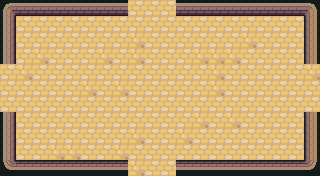

Below is a game level as drawn by its tile map, then a one-line description and the .tmx file that defines it, in full:
An orthogonal 20x11 tile map with 16x16 px tiles, 6 tile layers (ground, dressing, decor, walls, ...), 3 tilesets and 9 objects (5x ENTRY, 4x PROP).

<map version="1.10" tiledversion="1.10.2" orientation="orthogonal" renderorder="right-down" width="20" height="11" tilewidth="16" tileheight="16" infinite="0" nextlayerid="8" nextobjectid="10">
 <tileset firstgid="1" name="wall" tilewidth="16" tileheight="16" tilecount="110" columns="10">
  <image source="../../../gfx/tiles/ruins/tilesetwallsimple.png" width="160" height="176" />
 </tileset>
 <tileset firstgid="111" name="floor" tilewidth="16" tileheight="16" tilecount="374" columns="22">
  <image source="../../../gfx/tiles/ruins/tilesetinteriorfloor.png" width="352" height="272" />
 </tileset>
 <tileset firstgid="485" name="elements" tilewidth="16" tileheight="16" tilecount="27" columns="9">
  <image source="../../../gfx/tiles/ruins/elements.png" width="144" height="48" />
 </tileset>
 <layer id="1" name="ground" width="20" height="11">
  <data encoding="csv">
398,398,398,398,398,398,398,398,398,398,398,398,398,398,402,398,398,398,398,398,
398,398,398,398,398,398,398,398,398,398,398,398,398,398,398,398,398,398,398,398,
398,398,398,398,398,398,398,398,402,398,398,398,398,398,398,402,398,398,398,398,
398,398,402,398,398,398,402,398,402,398,398,398,402,402,402,398,398,398,398,398,
398,402,398,398,398,398,398,398,398,398,398,398,398,402,398,398,398,398,398,402,
398,398,398,398,398,402,398,402,398,398,398,398,398,402,398,398,398,398,398,398,
398,398,398,398,398,398,398,398,398,398,398,398,398,398,398,398,398,398,398,398,
398,398,398,398,398,398,398,398,398,398,398,398,402,398,402,398,398,398,398,398,
398,398,398,398,398,398,398,398,402,398,398,402,398,398,398,398,398,398,398,398,
398,398,398,402,402,398,398,402,398,398,398,398,398,398,398,398,398,398,398,398,
398,398,398,398,398,398,398,398,402,398,398,398,402,398,398,398,398,398,398,398
</data>
 </layer>
 <layer id="2" name="dressing" width="20" height="11">
  <data encoding="csv">
0,0,0,0,0,0,0,0,0,0,0,0,0,0,0,0,0,0,0,0,
0,0,0,0,0,0,0,0,0,0,0,0,0,0,0,0,0,0,0,0,
0,0,0,0,0,0,0,0,0,0,0,0,0,0,0,0,0,0,0,0,
0,0,0,0,0,0,0,0,0,0,0,0,0,0,0,0,0,0,0,0,
0,0,0,0,0,0,0,0,0,0,0,0,0,0,0,0,0,0,0,0,
0,0,0,0,0,0,0,0,0,0,0,0,0,0,0,0,0,0,0,0,
0,0,0,0,0,0,0,0,0,0,0,0,0,0,0,0,0,0,0,0,
0,0,0,0,0,0,0,0,0,0,0,0,0,0,0,0,0,0,0,0,
0,0,0,0,0,0,0,0,0,0,0,0,0,0,0,0,0,0,0,0,
0,0,0,0,0,0,0,0,0,0,0,0,0,0,0,0,0,0,0,0,
0,0,0,0,0,0,0,0,0,0,0,0,0,0,0,0,0,0,0,0
</data>
 </layer>
 <layer id="3" name="decor" width="20" height="11">
  <data encoding="csv">
0,0,0,0,0,0,0,0,0,0,0,0,0,0,0,0,0,0,0,0,
0,0,0,0,0,0,0,0,0,0,0,0,0,0,0,0,0,0,0,0,
0,0,0,0,0,0,0,0,0,0,0,0,0,0,0,0,0,0,0,0,
0,0,0,0,0,0,0,0,0,0,0,0,0,0,0,0,0,0,0,0,
0,0,0,0,0,0,0,0,0,0,0,0,0,0,0,0,0,0,0,0,
0,0,0,0,0,0,0,0,0,0,0,0,0,0,0,0,0,0,0,0,
0,0,0,0,0,0,0,0,0,0,0,0,0,0,0,0,0,0,0,0,
0,0,0,0,0,0,0,0,0,0,0,0,0,0,0,0,0,0,0,0,
0,0,0,0,0,0,0,0,0,0,0,0,0,0,0,0,0,0,0,0,
0,0,0,0,0,0,0,0,0,0,0,0,0,0,0,0,0,0,0,0,
0,0,0,0,0,0,0,0,0,0,0,0,0,0,0,0,0,0,0,0
</data>
 </layer>
 <layer id="4" name="walls" width="20" height="11">
  <data encoding="csv">
61,64,64,64,64,64,64,64,0,0,0,64,64,64,64,64,64,64,64,65,
71,0,0,0,0,0,0,0,0,0,0,0,0,0,0,0,0,0,0,75,
71,0,0,0,0,0,0,0,0,0,0,0,0,0,0,0,0,0,0,75,
71,0,0,0,0,0,0,0,0,0,0,0,0,0,0,0,0,0,0,75,
0,0,0,0,0,0,0,0,0,0,0,0,0,0,0,0,0,0,0,0,
0,0,0,0,0,0,0,0,0,0,0,0,0,0,0,0,0,0,0,0,
0,0,0,0,0,0,0,0,0,0,0,0,0,0,0,0,0,0,0,0,
71,0,0,0,0,0,0,0,0,0,0,0,0,0,0,0,0,0,0,75,
71,0,0,0,0,0,0,0,0,0,0,0,0,0,0,0,0,0,0,75,
71,0,0,0,0,0,0,0,0,0,0,0,0,0,0,0,0,0,0,75,
101,104,104,104,104,104,104,104,0,0,0,104,104,104,104,104,104,104,104,105
</data>
 </layer>
 <layer id="5" name="props" width="20" height="11">
  <data encoding="csv">
0,0,0,0,0,0,0,0,0,0,0,0,0,0,0,0,0,0,0,0,
0,0,0,0,0,0,0,0,0,0,0,0,0,0,0,0,0,0,0,0,
0,0,0,0,0,0,0,0,0,0,0,0,0,0,0,0,0,0,0,0,
0,0,0,0,0,0,0,0,0,0,0,0,0,0,0,0,0,0,0,0,
0,0,0,0,0,0,0,0,0,0,0,0,0,0,0,0,0,0,0,0,
0,0,0,0,0,0,0,0,0,0,0,0,0,0,0,0,0,0,0,0,
0,0,0,0,0,0,0,0,0,0,0,0,0,0,0,0,0,0,0,0,
0,0,0,0,0,0,0,0,0,0,0,0,0,0,0,0,0,0,0,0,
0,0,0,0,0,0,0,0,0,0,0,0,0,0,0,0,0,0,0,0,
0,0,0,0,0,0,0,0,0,0,0,0,0,0,0,0,0,0,0,0,
0,0,0,0,0,0,0,0,0,0,0,0,0,0,0,0,0,0,0,0
</data>
 </layer>
 <layer id="6" name="overhead" width="20" height="11">
  <data encoding="csv">
0,0,0,0,0,0,0,0,0,0,0,0,0,0,0,0,0,0,0,0,
0,0,0,0,0,0,0,0,0,0,0,0,0,0,0,0,0,0,0,0,
0,0,0,0,0,0,0,0,0,0,0,0,0,0,0,0,0,0,0,0,
0,0,0,0,0,0,0,0,0,0,0,0,0,0,0,0,0,0,0,0,
0,0,0,0,0,0,0,0,0,0,0,0,0,0,0,0,0,0,0,0,
0,0,0,0,0,0,0,0,0,0,0,0,0,0,0,0,0,0,0,0,
0,0,0,0,0,0,0,0,0,0,0,0,0,0,0,0,0,0,0,0,
0,0,0,0,0,0,0,0,0,0,0,0,0,0,0,0,0,0,0,0,
0,0,0,0,0,0,0,0,0,0,0,0,0,0,0,0,0,0,0,0,
0,0,0,0,0,0,0,0,0,0,0,0,0,0,0,0,0,0,0,0,
0,0,0,0,0,0,0,0,0,0,0,0,0,0,0,0,0,0,0,0
</data>
 </layer>
 <objectgroup id="7" name="spawns">
  <object id="1" name="UP" type="ENTRY" x="152" y="24" />
  <object id="2" name="DOWN" type="ENTRY" x="152" y="152" />
  <object id="3" name="LEFT" type="ENTRY" x="24" y="88" />
  <object id="4" name="RIGHT" type="ENTRY" x="296" y="88" />
  <object id="5" name="" type="ENTRY" x="168" y="88" />
  <object id="6" name="torch" type="PROP" x="56" y="168" />
  <object id="7" name="torch" type="PROP" x="264" y="168" />
  <object id="8" name="torch" type="PROP" x="8" y="136" />
  <object id="9" name="torch" type="PROP" x="312" y="136" />
 </objectgroup>
</map>
